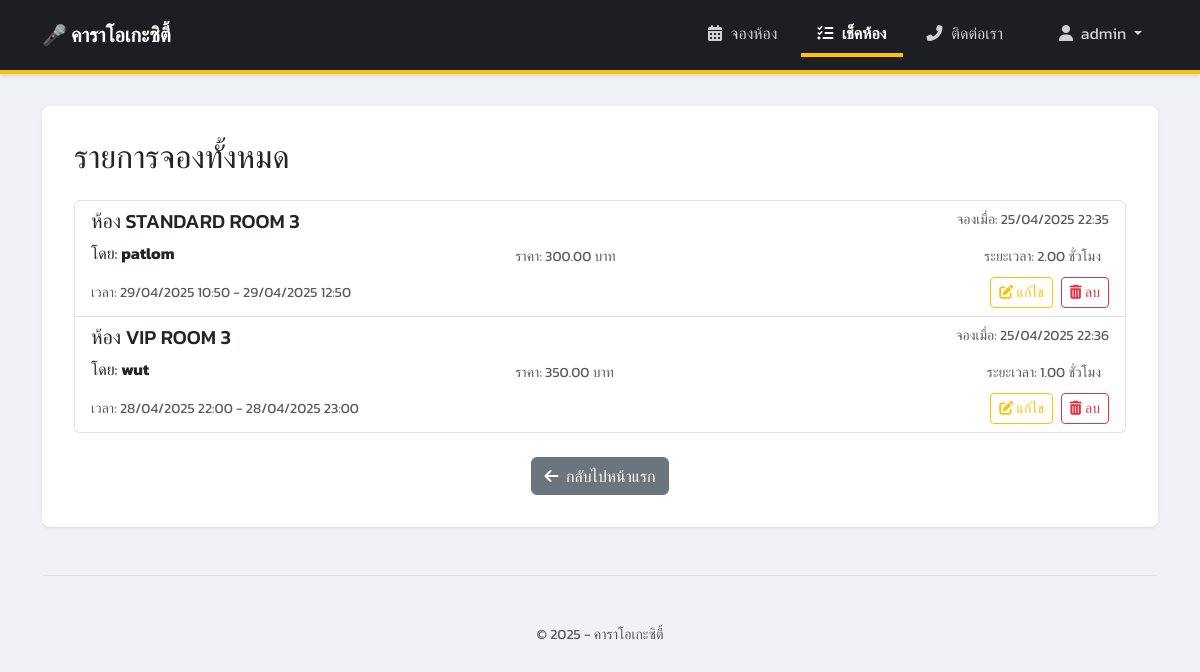
/booking/bookings/all/ (signed in), run on the app's committed database.
### booking/models.py (models this page shows, shortened)
class Booking(models.Model):
    room = models.ForeignKey(Room, on_delete=models.CASCADE, related_name='bookings') # เชื่อมโยงไปยังห้อง
    user_name = models.CharField(max_length=100) # ชื่อผู้จอง (แบบง่ายก่อน)
    start_time = models.DateTimeField()          # วันเวลาเริ่มต้น
    end_time = models.DateTimeField()            # วันเวลาสิ้นสุด
    booking_time = models.DateTimeField(default=timezone.now) # วันเวลาที่ทำการจอง (ใส่ค่าอัตโนมัติ)
    @property
    def duration_hours(self):
        if self.start_time and self.end_time:
            duration = self.end_time - self.start_time
            if duration.total_seconds() > 0:
                return duration.total_seconds() / 3600
        return 0 # คืนค่า 0 ถ้าไม่มี start/end time หรือ duration ไม่เป็นบวก
    @property
    def total_price(self):
        if self.start_time and self.end_time and self.room and self.room.price_per_hour is not None:
            try:
                duration_decimal = Decimal(str(self.duration_hours))
                calculated_price = (duration_decimal * self.room.price_per_hour).quantize(Decimal('0.01'))
                return calculated_price
            except Exception as e:
                print(f"Error calculating total_price: {e}") # แสดง error ใน console (สำหรับ debug)
                return Decimal('0.00') # คืนค่า 0 เพื่อป้องกัน Error หน้าเว็บ
        return Decimal('0.00')

class Room(models.Model):
    name = models.CharField(max_length=100, unique=True) # ชื่อห้อง (ไม่ซ้ำกัน)
    capacity = models.PositiveIntegerField()             # ความจุ (จำนวนเต็มบวก)
    price_per_hour = models.DecimalField(max_digits=8, decimal_places=2) # ราคาต่อชั่วโมง

### booking/views.py (the view)
# urls.py: path('bookings/all/', views.all_bookings, name='all_bookings'), # หน้าแสดงการจองทั้งหมด
def all_bookings(request):
    bookings = Booking.objects.all().order_by('-start_time') # เรียงตามเวลาเริ่มล่าสุดก่อน
    context = {'bookings': bookings}
    return render(request, 'booking/all_bookings.html', context)

### booking/templates/booking/all_bookings.html (shortened to what this page needs)
{% extends "booking/base.html" %}
{% block content %}
    <h2 class="mb-4">รายการจองทั้งหมด</h2>
    <div class="list-group mb-4">
        {% for booking in bookings %}
        <div class="list-group-item">
            <div class="d-flex w-100 justify-content-between align-items-start">
                <h5 class="mb-1">ห้อง {{ booking.room.name }}</h5>
                <small class="text-muted">จองเมื่อ: {{ booking.booking_time|date:"d/m/Y H:i" }}</small>
            </div>
            <div class="row w-100 align-items-center mt-1 gx-2">
                <div class="col-5">
                    <p class="mb-1">โดย: <strong>{{ booking.user_name }}</strong></p>
                </div>
                <div class="col-4">
                    <small class="text-muted">ราคา: {{ booking.total_price|floatformat:2 }} บาท</small>
                </div>
                <div class="col-3 text-end">
                    <small class="text-muted">ระยะเวลา: {{ booking.duration_hours|floatformat:2 }} ชั่วโมง</small>
                </div>
            </div>
            <div class="d-flex w-100 justify-content-between align-items-center mt-2">
                <small class="text-muted">เวลา: {{ booking.start_time|date:"d/m/Y H:i" }} - {{ booking.end_time|date:"d/m/Y H:i" }}</small>
                <div>
                    <a href="{% url 'booking_edit' booking.id %}" class="btn btn-sm btn-outline-warning me-1" title="แก้ไขการจอง">
                        <i class="fas fa-edit"></i> <span class="d-none d-sm-inline">แก้ไข</span>
                    </a>
                    <button type="button" class="btn btn-sm btn-outline-danger" data-bs-toggle="modal" data-bs-target="#deleteConfirmModal{{ booking.id }}" title="ลบการจอง">
                        <i class="fas fa-trash-alt"></i> <span class="d-none d-sm-inline">ลบ</span>
                    </button>
                </div>
            </div>
        </div>
        {% empty %}
        <div class="list-group-item">
             <p class="mb-0 text-muted text-center"><i class="fas fa-info-circle me-1"></i>ยังไม่มีการจองในระบบ</p>
        </div>
        {% endfor %}
    </div>
    <div class="text-center">
      <a href="{% url 'room_list' %}" class="btn btn-secondary">
          <i class="fas fa-arrow-left me-1"></i> กลับไปหน้าแรก
      </a>
    </div>
{% endblock %}

### booking/templates/booking/base.html (shortened to what this page needs)
<!DOCTYPE html>
<html lang="th">
<head>
    <link href="https://cdn.jsdelivr.net/npm/bootstrap@5.3.3/dist/css/bootstrap.min.css" rel="stylesheet">
    <link rel="stylesheet" href="https://cdnjs.cloudflare.com/ajax/libs/font-awesome/6.5.2/css/all.min.css" />
</head>
<body>
    <nav class="navbar navbar-expand-lg custom-navbar">
        <div class="container">
            <a class="navbar-brand" href="{% url 'room_list' %}">
                 🎤 คาราโอเกะซิตี้
            </a>
            <div class="collapse navbar-collapse" id="navbarSupportedContent">
              <ul class="navbar-nav ms-auto mb-2 mb-lg-0 align-items-center">
                <li class="nav-item">
                  <a class="nav-link {% if request.resolver_match.url_name == 'room_list' %}active{% endif %}" aria-current="page" href="{% url 'room_list' %}"><i class="fas fa-calendar-alt"></i> จองห้อง</a>
                </li>
                <li class="nav-item">
                  <a class="nav-link {% if request.resolver_match.url_name == 'all_bookings' %}active{% endif %}" href="{% url 'all_bookings' %}"><i class="fas fa-list-check"></i> เช็คห้อง</a>
                </li>
                <li class="nav-item">
                  <a class="nav-link" href="#" data-bs-toggle="modal" data-bs-target="#contactModal">
                    <i class="fas fa-phone-alt"></i> ติดต่อเรา
                  </a>
                </li>
                {% if user.is_authenticated %}
                    <li class="nav-item dropdown ms-lg-3">
                        <a class="nav-link dropdown-toggle" href="#" id="navbarUserDropdown" role="button" data-bs-toggle="dropdown" aria-expanded="false">
                            <i class="fas fa-user me-1"></i> {{ user.username }}
                        </a>
                    </li>
                {% else %}
                    {% comment %} --- แสดงเมื่อผู้ใช้ยังไม่ได้ล็อกอิน --- {% endcomment %}
                    <li class="nav-item login-button ms-lg-3">
                      <a class="nav-link" href="{% url 'login' %}"><i class="fas fa-user-circle"></i> เข้าสู่ระบบ</a>
                    </li>
                {% endif %}
              </ul>
            </div>
        </div>
    </nav>
    <div class="container mt-4">
        <main>
{% block content %}
            {% endblock %}
        </main>
        <footer class="pt-4 my-md-5 pt-md-5 border-top text-center">
            <small class="d-block mb-3 text-muted">&copy; 2025 - คาราโอเกะซิตี้</small>
        </footer>
    </div>
</body>
</html>

### booking/templates/booking/base.html (style rules this page uses)
body { font-family: 'Kanit', sans-serif; background-color: #f0f2f5; padding-top: 0; padding-bottom: 20px; }
.navbar.custom-navbar { background-color: #1c1e21; padding-top: 0.8rem; padding-bottom: 0.8rem; border-bottom: 4px solid #ffc107; box-shadow: 0 2px 4px rgba(0,0,0,.1); }
.navbar.custom-navbar .navbar-brand { color: #ffffff; font-weight: bold; }
.navbar.custom-navbar .navbar-nav .nav-link { color: rgba(255, 255, 255, 0.8); padding: 0.5rem 1rem; margin-left: 0.5rem; border-bottom: 4px solid transparent; transition: color 0.2s ease, border-color 0.2s ease; }
.navbar.custom-navbar .navbar-nav .nav-link.active { color: #ffffff; font-weight: bold; border-bottom-color: #ffc107; }
.navbar.custom-navbar .navbar-nav .nav-link i { margin-right: 5px; }
.navbar.custom-navbar .navbar-nav .dropdown-toggle { color: rgba(255, 255, 255, 0.8); }
.container { max-width: 1140px; }
main { background-color: #ffffff; padding: 2rem; border-radius: 8px; box-shadow: 0 1px 3px rgba(0,0,0,.1); margin-top: 2rem; }
footer { margin-top: 3rem; }
.btn-secondary { background-color: #6c757d; border-color: #6c757d; }

### data on the page
Booking: room.name "STANDARD ROOM 3", booking_time "25/04/2025 22:35", user_name "patlom", total_price "300.00", duration_hours "2.00", start_time "29/04/2025 10:50", end_time "29/04/2025 12:50"
Booking: room.name "VIP ROOM 3", booking_time "25/04/2025 22:36", user_name "wut", total_price "350.00", duration_hours "1.00", start_time "28/04/2025 22:00", end_time "28/04/2025 23:00"

### other printed values
{{ user.username }} "admin"
